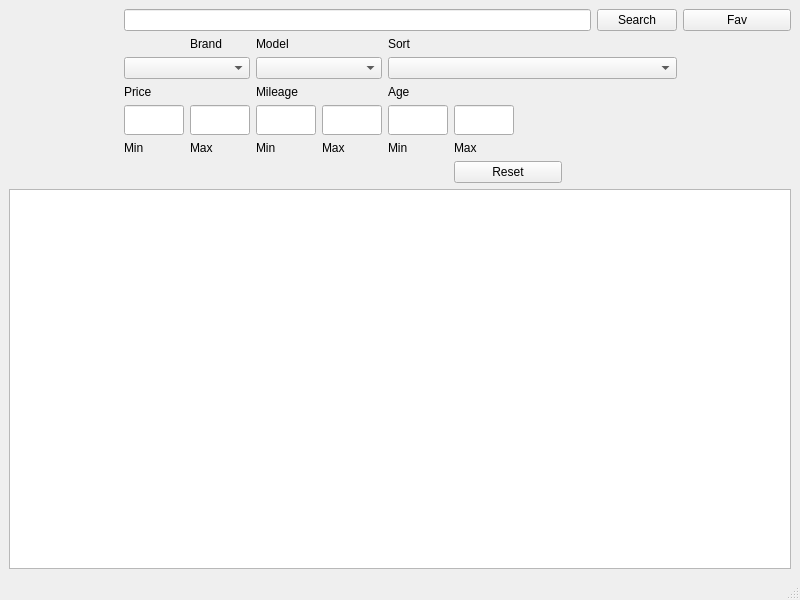
<?xml version="1.0" encoding="UTF-8"?>
<ui version="4.0">
 <class>MainWindow</class>
 <widget class="QMainWindow" name="MainWindow">
  <property name="geometry">
   <rect>
    <x>0</x>
    <y>0</y>
    <width>800</width>
    <height>600</height>
   </rect>
  </property>
  <property name="windowTitle">
   <string>MainWindow</string>
  </property>
  <widget class="QWidget" name="centralwidget">
   <layout class="QGridLayout" name="gridLayout_3">
    <item row="5" column="4">
     <widget class="QLabel" name="label_4">
      <property name="text">
       <string>Max</string>
      </property>
     </widget>
    </item>
    <item row="4" column="2">
     <widget class="QLineEdit" name="PriceMax">
      <property name="sizePolicy">
       <sizepolicy hsizetype="Fixed" vsizetype="Expanding">
        <horstretch>0</horstretch>
        <verstretch>0</verstretch>
       </sizepolicy>
      </property>
      <property name="maximumSize">
       <size>
        <width>60</width>
        <height>30</height>
       </size>
      </property>
      <property name="text">
       <string/>
      </property>
      <property name="maxLength">
       <number>9</number>
      </property>
     </widget>
    </item>
    <item row="5" column="1">
     <widget class="QLabel" name="label">
      <property name="text">
       <string>Min</string>
      </property>
     </widget>
    </item>
    <item row="4" column="5">
     <widget class="QLineEdit" name="AgeMin">
      <property name="enabled">
       <bool>true</bool>
      </property>
      <property name="sizePolicy">
       <sizepolicy hsizetype="Fixed" vsizetype="Expanding">
        <horstretch>0</horstretch>
        <verstretch>0</verstretch>
       </sizepolicy>
      </property>
      <property name="maximumSize">
       <size>
        <width>60</width>
        <height>30</height>
       </size>
      </property>
      <property name="sizeIncrement">
       <size>
        <width>0</width>
        <height>0</height>
       </size>
      </property>
      <property name="baseSize">
       <size>
        <width>0</width>
        <height>0</height>
       </size>
      </property>
      <property name="text">
       <string/>
      </property>
      <property name="maxLength">
       <number>1000</number>
      </property>
     </widget>
    </item>
    <item row="2" column="3" colspan="2">
     <widget class="QComboBox" name="ModelFilter"/>
    </item>
    <item row="4" column="1">
     <widget class="QLineEdit" name="PriceMin">
      <property name="enabled">
       <bool>true</bool>
      </property>
      <property name="sizePolicy">
       <sizepolicy hsizetype="Fixed" vsizetype="Expanding">
        <horstretch>0</horstretch>
        <verstretch>0</verstretch>
       </sizepolicy>
      </property>
      <property name="maximumSize">
       <size>
        <width>60</width>
        <height>30</height>
       </size>
      </property>
      <property name="sizeIncrement">
       <size>
        <width>0</width>
        <height>0</height>
       </size>
      </property>
      <property name="baseSize">
       <size>
        <width>0</width>
        <height>0</height>
       </size>
      </property>
      <property name="autoFillBackground">
       <bool>false</bool>
      </property>
      <property name="text">
       <string/>
      </property>
      <property name="maxLength">
       <number>9</number>
      </property>
     </widget>
    </item>
    <item row="0" column="8">
     <layout class="QVBoxLayout" name="verticalLayout_6">
      <item>
       <layout class="QHBoxLayout" name="ExtraButtons">
        <property name="rightMargin">
         <number>0</number>
        </property>
        <property name="bottomMargin">
         <number>0</number>
        </property>
        <item>
         <widget class="QPushButton" name="FavoriteButton">
          <property name="text">
           <string>Fav</string>
          </property>
         </widget>
        </item>
       </layout>
      </item>
     </layout>
    </item>
    <item row="3" column="3" colspan="2">
     <widget class="QLabel" name="MileageLabel">
      <property name="text">
       <string>Mileage</string>
      </property>
     </widget>
    </item>
    <item row="1" column="5" colspan="2">
     <widget class="QLabel" name="SortLabel">
      <property name="text">
       <string>Sort</string>
      </property>
     </widget>
    </item>
    <item row="5" column="5">
     <widget class="QLabel" name="label_5">
      <property name="text">
       <string>Min</string>
      </property>
     </widget>
    </item>
    <item row="5" column="3">
     <widget class="QLabel" name="label_3">
      <property name="text">
       <string>Min</string>
      </property>
     </widget>
    </item>
    <item row="0" column="1" colspan="7">
     <layout class="QVBoxLayout" name="verticalLayout_5">
      <item>
       <layout class="QHBoxLayout" name="Search">
        <item>
         <widget class="QLineEdit" name="SearchBar"/>
        </item>
        <item>
         <widget class="QPushButton" name="SearchButton">
          <property name="text">
           <string>Search</string>
          </property>
         </widget>
        </item>
       </layout>
      </item>
     </layout>
    </item>
    <item row="3" column="5" colspan="3">
     <widget class="QLabel" name="AgeLabel">
      <property name="text">
       <string>Age</string>
      </property>
     </widget>
    </item>
    <item row="4" column="4">
     <widget class="QLineEdit" name="MileageMax">
      <property name="sizePolicy">
       <sizepolicy hsizetype="Fixed" vsizetype="Expanding">
        <horstretch>0</horstretch>
        <verstretch>0</verstretch>
       </sizepolicy>
      </property>
      <property name="maximumSize">
       <size>
        <width>60</width>
        <height>30</height>
       </size>
      </property>
      <property name="text">
       <string/>
      </property>
      <property name="maxLength">
       <number>10</number>
      </property>
     </widget>
    </item>
    <item row="1" column="3" colspan="2">
     <widget class="QLabel" name="ModelLabel">
      <property name="text">
       <string>Model</string>
      </property>
     </widget>
    </item>
    <item row="1" column="2">
     <widget class="QLabel" name="BrandLabel">
      <property name="text">
       <string>Brand</string>
      </property>
     </widget>
    </item>
    <item row="2" column="1" colspan="2">
     <widget class="QComboBox" name="BrandFilter">
      <property name="frame">
       <bool>true</bool>
      </property>
     </widget>
    </item>
    <item row="3" column="1">
     <widget class="QLabel" name="PriceLabel">
      <property name="text">
       <string>Price</string>
      </property>
     </widget>
    </item>
    <item row="6" column="6">
     <widget class="QPushButton" name="pushButton">
      <property name="text">
       <string>Reset</string>
      </property>
     </widget>
    </item>
    <item row="2" column="5" colspan="3">
     <widget class="QComboBox" name="SortFilter"/>
    </item>
    <item row="5" column="6">
     <widget class="QLabel" name="label_6">
      <property name="text">
       <string>Max</string>
      </property>
     </widget>
    </item>
    <item row="4" column="6" colspan="2">
     <widget class="QLineEdit" name="AgeMax">
      <property name="sizePolicy">
       <sizepolicy hsizetype="Fixed" vsizetype="Expanding">
        <horstretch>0</horstretch>
        <verstretch>0</verstretch>
       </sizepolicy>
      </property>
      <property name="maximumSize">
       <size>
        <width>60</width>
        <height>30</height>
       </size>
      </property>
      <property name="text">
       <string/>
      </property>
      <property name="maxLength">
       <number>1000</number>
      </property>
     </widget>
    </item>
    <item row="8" column="0">
     <layout class="QHBoxLayout" name="Offers"/>
    </item>
    <item row="4" column="3">
     <widget class="QLineEdit" name="MileageMin">
      <property name="enabled">
       <bool>true</bool>
      </property>
      <property name="sizePolicy">
       <sizepolicy hsizetype="Fixed" vsizetype="Expanding">
        <horstretch>0</horstretch>
        <verstretch>0</verstretch>
       </sizepolicy>
      </property>
      <property name="maximumSize">
       <size>
        <width>60</width>
        <height>30</height>
       </size>
      </property>
      <property name="sizeIncrement">
       <size>
        <width>0</width>
        <height>0</height>
       </size>
      </property>
      <property name="baseSize">
       <size>
        <width>0</width>
        <height>0</height>
       </size>
      </property>
      <property name="text">
       <string/>
      </property>
      <property name="maxLength">
       <number>10</number>
      </property>
     </widget>
    </item>
    <item row="5" column="2">
     <widget class="QLabel" name="label_2">
      <property name="text">
       <string>Max</string>
      </property>
     </widget>
    </item>
    <item row="7" column="0" colspan="9">
     <widget class="QTableWidget" name="OffersList">
      <property name="baseSize">
       <size>
        <width>0</width>
        <height>0</height>
       </size>
      </property>
      <property name="font">
       <font>
        <family>.AppleSystemUIFont</family>
       </font>
      </property>
      <property name="sizeAdjustPolicy">
       <enum>QAbstractScrollArea::AdjustToContents</enum>
      </property>
      <property name="editTriggers">
       <set>QAbstractItemView::NoEditTriggers</set>
      </property>
      <property name="dragDropOverwriteMode">
       <bool>false</bool>
      </property>
      <property name="selectionMode">
       <enum>QAbstractItemView::SingleSelection</enum>
      </property>
      <property name="selectionBehavior">
       <enum>QAbstractItemView::SelectRows</enum>
      </property>
      <property name="iconSize">
       <size>
        <width>0</width>
        <height>0</height>
       </size>
      </property>
      <property name="showGrid">
       <bool>false</bool>
      </property>
      <property name="sortingEnabled">
       <bool>false</bool>
      </property>
      <property name="wordWrap">
       <bool>false</bool>
      </property>
      <property name="rowCount">
       <number>0</number>
      </property>
      <property name="columnCount">
       <number>0</number>
      </property>
      <attribute name="horizontalHeaderVisible">
       <bool>true</bool>
      </attribute>
      <attribute name="verticalHeaderVisible">
       <bool>false</bool>
      </attribute>
     </widget>
    </item>
   </layout>
  </widget>
  <widget class="QMenuBar" name="menubar">
   <property name="geometry">
    <rect>
     <x>0</x>
     <y>0</y>
     <width>800</width>
     <height>36</height>
    </rect>
   </property>
  </widget>
  <widget class="QStatusBar" name="statusbar">
   <property name="enabled">
    <bool>true</bool>
   </property>
  </widget>
  <action name="actiondropdown">
   <property name="text">
    <string>dropdown</string>
   </property>
  </action>
  <action name="action_Open">
   <property name="text">
    <string>&amp;Open</string>
   </property>
  </action>
  <action name="action_Open_2">
   <property name="text">
    <string>&amp;Open</string>
   </property>
  </action>
  <action name="action_Open_3">
   <property name="text">
    <string>&amp;Open</string>
   </property>
  </action>
  <action name="actionGuidiline">
   <property name="text">
    <string>&amp;Open Guideline</string>
   </property>
  </action>
 </widget>
 <resources/>
 <connections/>
</ui>
